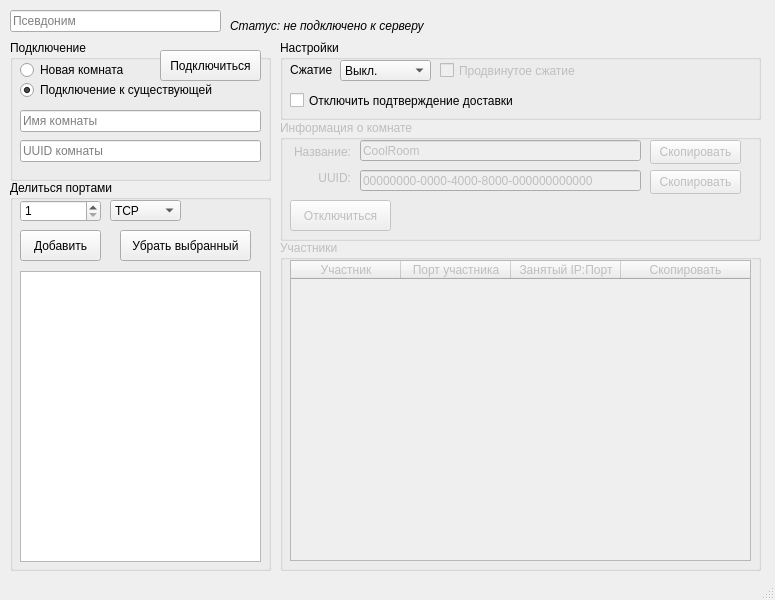
<?xml version="1.0" encoding="UTF-8"?>
<ui version="4.0">
 <class>MainWindow</class>
 <widget class="QMainWindow" name="MainWindow">
  <property name="geometry">
   <rect>
    <x>0</x>
    <y>0</y>
    <width>775</width>
    <height>600</height>
   </rect>
  </property>
  <property name="sizePolicy">
   <sizepolicy hsizetype="Preferred" vsizetype="Preferred">
    <horstretch>0</horstretch>
    <verstretch>0</verstretch>
   </sizepolicy>
  </property>
  <property name="minimumSize">
   <size>
    <width>775</width>
    <height>600</height>
   </size>
  </property>
  <property name="maximumSize">
   <size>
    <width>775</width>
    <height>600</height>
   </size>
  </property>
  <property name="windowTitle">
   <string>PeerPipe</string>
  </property>
  <widget class="QWidget" name="centralwidget">
   <widget class="QLineEdit" name="usernameEdit">
    <property name="geometry">
     <rect>
      <x>10</x>
      <y>10</y>
      <width>211</width>
      <height>22</height>
     </rect>
    </property>
    <property name="text">
     <string/>
    </property>
    <property name="maxLength">
     <number>48</number>
    </property>
    <property name="placeholderText">
     <string>Псевдоним</string>
    </property>
   </widget>
   <widget class="QGroupBox" name="connectionBox">
    <property name="geometry">
     <rect>
      <x>10</x>
      <y>40</y>
      <width>261</width>
      <height>141</height>
     </rect>
    </property>
    <property name="title">
     <string>Подключение</string>
    </property>
    <property name="alignment">
     <set>Qt::AlignLeading|Qt::AlignLeft|Qt::AlignTop</set>
    </property>
    <property name="flat">
     <bool>false</bool>
    </property>
    <property name="checkable">
     <bool>false</bool>
    </property>
    <property name="checked">
     <bool>false</bool>
    </property>
    <widget class="QRadioButton" name="newroomButton">
     <property name="geometry">
      <rect>
       <x>10</x>
       <y>20</y>
       <width>131</width>
       <height>20</height>
      </rect>
     </property>
     <property name="text">
      <string>Новая комната</string>
     </property>
     <property name="checked">
      <bool>false</bool>
     </property>
    </widget>
    <widget class="QRadioButton" name="joinroomButton">
     <property name="geometry">
      <rect>
       <x>10</x>
       <y>40</y>
       <width>221</width>
       <height>20</height>
      </rect>
     </property>
     <property name="text">
      <string>Подключение к существующей</string>
     </property>
     <property name="checked">
      <bool>true</bool>
     </property>
    </widget>
    <widget class="QLineEdit" name="roomnameEdit">
     <property name="geometry">
      <rect>
       <x>10</x>
       <y>70</y>
       <width>241</width>
       <height>22</height>
      </rect>
     </property>
     <property name="maxLength">
      <number>48</number>
     </property>
     <property name="placeholderText">
      <string>Имя комнаты</string>
     </property>
    </widget>
    <widget class="QLineEdit" name="roomuuidEdit">
     <property name="geometry">
      <rect>
       <x>10</x>
       <y>100</y>
       <width>241</width>
       <height>22</height>
      </rect>
     </property>
     <property name="maxLength">
      <number>36</number>
     </property>
     <property name="placeholderText">
      <string>UUID комнаты</string>
     </property>
    </widget>
    <widget class="QPushButton" name="connectButton">
     <property name="geometry">
      <rect>
       <x>150</x>
       <y>10</y>
       <width>101</width>
       <height>31</height>
      </rect>
     </property>
     <property name="text">
      <string>Подключиться</string>
     </property>
    </widget>
   </widget>
   <widget class="QGroupBox" name="infoBox">
    <property name="enabled">
     <bool>false</bool>
    </property>
    <property name="geometry">
     <rect>
      <x>280</x>
      <y>120</y>
      <width>481</width>
      <height>121</height>
     </rect>
    </property>
    <property name="title">
     <string>Информация о комнате</string>
    </property>
    <widget class="QLabel" name="label1">
     <property name="geometry">
      <rect>
       <x>10</x>
       <y>20</y>
       <width>61</width>
       <height>51</height>
      </rect>
     </property>
     <property name="text">
      <string>&lt;html&gt;&lt;head/&gt;&lt;body&gt;&lt;p align=&quot;right&quot;&gt;Название:&lt;/p&gt;&lt;p align=&quot;right&quot;&gt;UUID:&lt;/p&gt;&lt;/body&gt;&lt;/html&gt;</string>
     </property>
    </widget>
    <widget class="QLineEdit" name="roomUuidInfoEdit">
     <property name="geometry">
      <rect>
       <x>80</x>
       <y>50</y>
       <width>281</width>
       <height>21</height>
      </rect>
     </property>
     <property name="text">
      <string>00000000-0000-4000-8000-000000000000</string>
     </property>
     <property name="maxLength">
      <number>36</number>
     </property>
     <property name="readOnly">
      <bool>true</bool>
     </property>
    </widget>
    <widget class="QLineEdit" name="roomNameInfoEdit">
     <property name="geometry">
      <rect>
       <x>80</x>
       <y>20</y>
       <width>281</width>
       <height>21</height>
      </rect>
     </property>
     <property name="text">
      <string>CoolRoom</string>
     </property>
     <property name="maxLength">
      <number>36</number>
     </property>
     <property name="readOnly">
      <bool>true</bool>
     </property>
    </widget>
    <widget class="QPushButton" name="copyRoomUuidButton">
     <property name="geometry">
      <rect>
       <x>370</x>
       <y>50</y>
       <width>91</width>
       <height>24</height>
      </rect>
     </property>
     <property name="text">
      <string>Скопировать</string>
     </property>
    </widget>
    <widget class="QPushButton" name="copyRoomNameButton">
     <property name="geometry">
      <rect>
       <x>370</x>
       <y>20</y>
       <width>91</width>
       <height>24</height>
      </rect>
     </property>
     <property name="text">
      <string>Скопировать</string>
     </property>
    </widget>
    <widget class="QPushButton" name="disconnectButton">
     <property name="geometry">
      <rect>
       <x>10</x>
       <y>80</y>
       <width>101</width>
       <height>31</height>
      </rect>
     </property>
     <property name="text">
      <string>Отключиться</string>
     </property>
    </widget>
   </widget>
   <widget class="QLabel" name="statusLabel">
    <property name="geometry">
     <rect>
      <x>230</x>
      <y>10</y>
      <width>541</width>
      <height>31</height>
     </rect>
    </property>
    <property name="font">
     <font>
      <italic>true</italic>
     </font>
    </property>
    <property name="toolTip">
     <string>Текущее состояние клиента</string>
    </property>
    <property name="text">
     <string>Статус: не подключено к серверу</string>
    </property>
   </widget>
   <widget class="QGroupBox" name="portShareBox">
    <property name="geometry">
     <rect>
      <x>10</x>
      <y>180</y>
      <width>261</width>
      <height>391</height>
     </rect>
    </property>
    <property name="title">
     <string>Делиться портами</string>
    </property>
    <widget class="QListWidget" name="currentsharesList">
     <property name="geometry">
      <rect>
       <x>10</x>
       <y>91</y>
       <width>241</width>
       <height>291</height>
      </rect>
     </property>
     <property name="sortingEnabled">
      <bool>true</bool>
     </property>
    </widget>
    <widget class="QSpinBox" name="portNSpin">
     <property name="geometry">
      <rect>
       <x>10</x>
       <y>20</y>
       <width>81</width>
       <height>22</height>
      </rect>
     </property>
     <property name="minimum">
      <number>1</number>
     </property>
     <property name="maximum">
      <number>65535</number>
     </property>
    </widget>
    <widget class="QComboBox" name="protoSelect">
     <property name="geometry">
      <rect>
       <x>100</x>
       <y>20</y>
       <width>71</width>
       <height>21</height>
      </rect>
     </property>
     <item>
      <property name="text">
       <string>TCP</string>
      </property>
     </item>
     <item>
      <property name="text">
       <string>UDP</string>
      </property>
     </item>
    </widget>
    <widget class="QPushButton" name="addPortButton">
     <property name="geometry">
      <rect>
       <x>10</x>
       <y>50</y>
       <width>81</width>
       <height>31</height>
      </rect>
     </property>
     <property name="text">
      <string>Добавить</string>
     </property>
    </widget>
    <widget class="QPushButton" name="removePortButton">
     <property name="geometry">
      <rect>
       <x>110</x>
       <y>50</y>
       <width>131</width>
       <height>31</height>
      </rect>
     </property>
     <property name="text">
      <string>Убрать выбранный</string>
     </property>
    </widget>
   </widget>
   <widget class="QGroupBox" name="membersBox">
    <property name="enabled">
     <bool>false</bool>
    </property>
    <property name="geometry">
     <rect>
      <x>280</x>
      <y>240</y>
      <width>481</width>
      <height>331</height>
     </rect>
    </property>
    <property name="title">
     <string>Участники</string>
    </property>
    <widget class="QTableWidget" name="portsTableWidget">
     <property name="geometry">
      <rect>
       <x>10</x>
       <y>20</y>
       <width>461</width>
       <height>301</height>
      </rect>
     </property>
     <property name="sortingEnabled">
      <bool>true</bool>
     </property>
     <attribute name="horizontalHeaderMinimumSectionSize">
      <number>20</number>
     </attribute>
     <attribute name="horizontalHeaderDefaultSectionSize">
      <number>110</number>
     </attribute>
     <attribute name="horizontalHeaderStretchLastSection">
      <bool>true</bool>
     </attribute>
     <column>
      <property name="text">
       <string>Участник</string>
      </property>
     </column>
     <column>
      <property name="text">
       <string>Порт участника</string>
      </property>
     </column>
     <column>
      <property name="text">
       <string>Занятый IP:Порт</string>
      </property>
     </column>
     <column>
      <property name="text">
       <string>Скопировать</string>
      </property>
     </column>
    </widget>
   </widget>
   <widget class="QGroupBox" name="settingsBox">
    <property name="geometry">
     <rect>
      <x>280</x>
      <y>40</y>
      <width>481</width>
      <height>80</height>
     </rect>
    </property>
    <property name="title">
     <string>Настройки</string>
    </property>
    <widget class="QLabel" name="label">
     <property name="geometry">
      <rect>
       <x>10</x>
       <y>20</y>
       <width>51</width>
       <height>20</height>
      </rect>
     </property>
     <property name="text">
      <string>Сжатие</string>
     </property>
    </widget>
    <widget class="QComboBox" name="compressionComboBox">
     <property name="geometry">
      <rect>
       <x>60</x>
       <y>20</y>
       <width>91</width>
       <height>21</height>
      </rect>
     </property>
     <property name="toolTip">
      <string>Режимы сжатия:
- Выключено - сжатие данных отключено, минимальная задержка
- LZ4 - скоростное сжатие, рекомендуется для игр или стриминга
- Zstd - быстрое сжатие, рекомендуется в общих случаях
- Zstd slow - медленное сжатие, минимальный траффик. Не рекомендуется.</string>
     </property>
     <item>
      <property name="text">
       <string>Выкл.</string>
      </property>
     </item>
     <item>
      <property name="text">
       <string>LZ4</string>
      </property>
     </item>
     <item>
      <property name="text">
       <string>Zstd</string>
      </property>
     </item>
     <item>
      <property name="text">
       <string>Zstd slow</string>
      </property>
     </item>
    </widget>
    <widget class="QCheckBox" name="extendedCompressionCheckbox">
     <property name="enabled">
      <bool>false</bool>
     </property>
     <property name="geometry">
      <rect>
       <x>160</x>
       <y>20</y>
       <width>221</width>
       <height>21</height>
      </rect>
     </property>
     <property name="toolTip">
      <string>Применить сжатие ко всему потоку данных, а не к каждому сообщению по отдельности. Требует включённое подтвеждение доставки.</string>
     </property>
     <property name="text">
      <string>Продвинутое сжатие</string>
     </property>
    </widget>
    <widget class="QCheckBox" name="unrelChannelsCheckbox">
     <property name="geometry">
      <rect>
       <x>10</x>
       <y>50</y>
       <width>301</width>
       <height>21</height>
      </rect>
     </property>
     <property name="toolTip">
      <string>Ускорить соединение, отключив подтверждение доставки данных (аналог UDP). Может привести к потере пакетов в нестабильных сетях. Несовместимо с продвинутым сжатием.</string>
     </property>
     <property name="text">
      <string>Отключить подтверждение доставки</string>
     </property>
    </widget>
   </widget>
   <zorder>connectionBox</zorder>
   <zorder>usernameEdit</zorder>
   <zorder>infoBox</zorder>
   <zorder>statusLabel</zorder>
   <zorder>portShareBox</zorder>
   <zorder>membersBox</zorder>
   <zorder>settingsBox</zorder>
  </widget>
  <widget class="QStatusBar" name="statusbar">
   <property name="sizeGripEnabled">
    <bool>true</bool>
   </property>
  </widget>
 </widget>
 <resources/>
 <connections>
  <connection>
   <sender>joinroomButton</sender>
   <signal>toggled(bool)</signal>
   <receiver>roomuuidEdit</receiver>
   <slot>setVisible(bool)</slot>
   <hints>
    <hint type="sourcelabel">
     <x>120</x>
     <y>89</y>
    </hint>
    <hint type="destinationlabel">
     <x>130</x>
     <y>150</y>
    </hint>
   </hints>
  </connection>
 </connections>
</ui>
